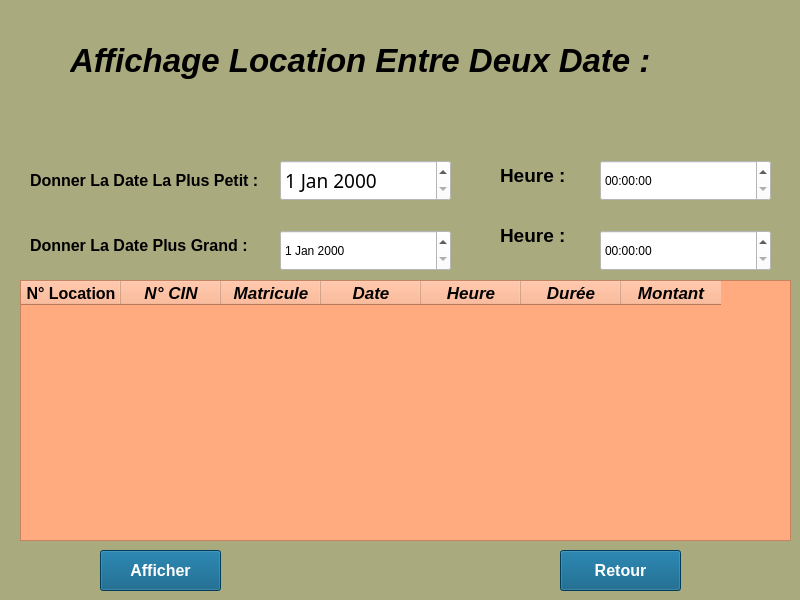
<?xml version="1.0" encoding="UTF-8"?>
<ui version="4.0">
 <class>Form</class>
 <widget class="QWidget" name="Form">
  <property name="geometry">
   <rect>
    <x>0</x>
    <y>0</y>
    <width>800</width>
    <height>600</height>
   </rect>
  </property>
  <property name="windowTitle">
   <string>Form</string>
  </property>
  <property name="styleSheet">
   <string notr="true">background-color: rgb(170, 170, 127);</string>
  </property>
  <widget class="QLabel" name="label">
   <property name="geometry">
    <rect>
     <x>30</x>
     <y>160</y>
     <width>361</width>
     <height>41</height>
    </rect>
   </property>
   <property name="font">
    <font>
     <pointsize>12</pointsize>
     <weight>75</weight>
     <bold>true</bold>
    </font>
   </property>
   <property name="text">
    <string>Donner La Date La Plus Petit :</string>
   </property>
  </widget>
  <widget class="QPushButton" name="retour">
   <property name="geometry">
    <rect>
     <x>560</x>
     <y>550</y>
     <width>121</width>
     <height>41</height>
    </rect>
   </property>
   <property name="font">
    <font>
     <pointsize>12</pointsize>
     <weight>75</weight>
     <bold>true</bold>
    </font>
   </property>
   <property name="styleSheet">
    <string notr="true">background-color: rgb(255, 255, 255);
color: rgb(255, 255, 255);
background-color: rgb(0, 85, 127);</string>
   </property>
   <property name="text">
    <string>Retour</string>
   </property>
  </widget>
  <widget class="QPushButton" name="afficher">
   <property name="geometry">
    <rect>
     <x>100</x>
     <y>550</y>
     <width>121</width>
     <height>41</height>
    </rect>
   </property>
   <property name="font">
    <font>
     <pointsize>12</pointsize>
     <weight>75</weight>
     <italic>false</italic>
     <bold>true</bold>
    </font>
   </property>
   <property name="styleSheet">
    <string notr="true">background-color: rgb(0, 85, 127);
color: rgb(255, 255, 255);</string>
   </property>
   <property name="text">
    <string>Afficher</string>
   </property>
  </widget>
  <widget class="QTableWidget" name="tableWidget">
   <property name="geometry">
    <rect>
     <x>20</x>
     <y>280</y>
     <width>771</width>
     <height>261</height>
    </rect>
   </property>
   <property name="styleSheet">
    <string notr="true">font: 75 14pt &quot;MS Shell Dlg 2&quot;;
background-color: rgb(255, 170, 127);</string>
   </property>
   <property name="iconSize">
    <size>
     <width>20</width>
     <height>0</height>
    </size>
   </property>
   <property name="textElideMode">
    <enum>Qt::ElideRight</enum>
   </property>
   <attribute name="horizontalHeaderMinimumSectionSize">
    <number>100</number>
   </attribute>
   <attribute name="horizontalHeaderHighlightSections">
    <bool>false</bool>
   </attribute>
   <attribute name="verticalHeaderVisible">
    <bool>false</bool>
   </attribute>
   <attribute name="verticalHeaderMinimumSectionSize">
    <number>29</number>
   </attribute>
   <attribute name="verticalHeaderDefaultSectionSize">
    <number>31</number>
   </attribute>
   <attribute name="verticalHeaderHighlightSections">
    <bool>false</bool>
   </attribute>
   <attribute name="verticalHeaderShowSortIndicator" stdset="0">
    <bool>false</bool>
   </attribute>
   <column>
    <property name="text">
     <string>N° Location</string>
    </property>
    <property name="font">
     <font>
      <pointsize>12</pointsize>
      <weight>75</weight>
      <bold>true</bold>
     </font>
    </property>
   </column>
   <column>
    <property name="text">
     <string>N° CIN</string>
    </property>
    <property name="font">
     <font>
      <pointsize>13</pointsize>
      <weight>75</weight>
      <italic>true</italic>
      <bold>true</bold>
      <underline>false</underline>
     </font>
    </property>
   </column>
   <column>
    <property name="text">
     <string>Matricule</string>
    </property>
    <property name="font">
     <font>
      <pointsize>13</pointsize>
      <weight>75</weight>
      <italic>true</italic>
      <bold>true</bold>
     </font>
    </property>
   </column>
   <column>
    <property name="text">
     <string>Date</string>
    </property>
    <property name="font">
     <font>
      <pointsize>13</pointsize>
      <weight>75</weight>
      <italic>true</italic>
      <bold>true</bold>
     </font>
    </property>
   </column>
   <column>
    <property name="text">
     <string>Heure</string>
    </property>
    <property name="font">
     <font>
      <pointsize>13</pointsize>
      <weight>75</weight>
      <italic>true</italic>
      <bold>true</bold>
     </font>
    </property>
   </column>
   <column>
    <property name="text">
     <string>Durée</string>
    </property>
    <property name="font">
     <font>
      <pointsize>13</pointsize>
      <weight>75</weight>
      <italic>true</italic>
      <bold>true</bold>
     </font>
    </property>
   </column>
   <column>
    <property name="text">
     <string>Montant</string>
    </property>
    <property name="font">
     <font>
      <pointsize>13</pointsize>
      <weight>75</weight>
      <italic>true</italic>
      <bold>true</bold>
     </font>
    </property>
   </column>
  </widget>
  <widget class="QLabel" name="label_2">
   <property name="geometry">
    <rect>
     <x>30</x>
     <y>220</y>
     <width>261</width>
     <height>51</height>
    </rect>
   </property>
   <property name="font">
    <font>
     <pointsize>12</pointsize>
     <weight>75</weight>
     <bold>true</bold>
    </font>
   </property>
   <property name="text">
    <string>Donner La Date Plus Grand : </string>
   </property>
  </widget>
  <widget class="QDateEdit" name="dateEdit">
   <property name="geometry">
    <rect>
     <x>280</x>
     <y>160</y>
     <width>171</width>
     <height>41</height>
    </rect>
   </property>
   <property name="font">
    <font>
     <family>Pristina</family>
     <pointsize>14</pointsize>
     <weight>50</weight>
     <italic>false</italic>
     <bold>false</bold>
    </font>
   </property>
   <property name="styleSheet">
    <string notr="true">background-color: rgb(255, 255, 255);
font: 14pt &quot;Pristina&quot;;
</string>
   </property>
  </widget>
  <widget class="QDateEdit" name="dateEdit_2">
   <property name="geometry">
    <rect>
     <x>280</x>
     <y>230</y>
     <width>171</width>
     <height>41</height>
    </rect>
   </property>
   <property name="styleSheet">
    <string notr="true">background-color: rgb(255, 255, 255);
font: 14pt &quot;Pristina&quot;;</string>
   </property>
  </widget>
  <widget class="QTimeEdit" name="timeEdit">
   <property name="geometry">
    <rect>
     <x>600</x>
     <y>160</y>
     <width>171</width>
     <height>41</height>
    </rect>
   </property>
   <property name="styleSheet">
    <string notr="true">background-color: rgb(255, 255, 255);
font: 14pt &quot;Pristina&quot;;</string>
   </property>
  </widget>
  <widget class="QLabel" name="label_3">
   <property name="geometry">
    <rect>
     <x>500</x>
     <y>160</y>
     <width>81</width>
     <height>31</height>
    </rect>
   </property>
   <property name="font">
    <font>
     <pointsize>14</pointsize>
     <weight>75</weight>
     <bold>true</bold>
    </font>
   </property>
   <property name="text">
    <string>Heure :</string>
   </property>
  </widget>
  <widget class="QLabel" name="label_4">
   <property name="geometry">
    <rect>
     <x>500</x>
     <y>220</y>
     <width>71</width>
     <height>31</height>
    </rect>
   </property>
   <property name="font">
    <font>
     <pointsize>14</pointsize>
     <weight>75</weight>
     <bold>true</bold>
    </font>
   </property>
   <property name="text">
    <string>Heure :</string>
   </property>
  </widget>
  <widget class="QTimeEdit" name="timeEdit_2">
   <property name="geometry">
    <rect>
     <x>600</x>
     <y>230</y>
     <width>171</width>
     <height>41</height>
    </rect>
   </property>
   <property name="styleSheet">
    <string notr="true">background-color: rgb(255, 255, 255);
font: 14pt &quot;Pristina&quot;;</string>
   </property>
  </widget>
  <widget class="QLabel" name="label_5">
   <property name="geometry">
    <rect>
     <x>70</x>
     <y>30</y>
     <width>631</width>
     <height>61</height>
    </rect>
   </property>
   <property name="font">
    <font>
     <pointsize>25</pointsize>
     <weight>75</weight>
     <italic>true</italic>
     <bold>true</bold>
    </font>
   </property>
   <property name="text">
    <string>Affichage Location Entre Deux Date :</string>
   </property>
  </widget>
 </widget>
 <resources/>
 <connections/>
</ui>
